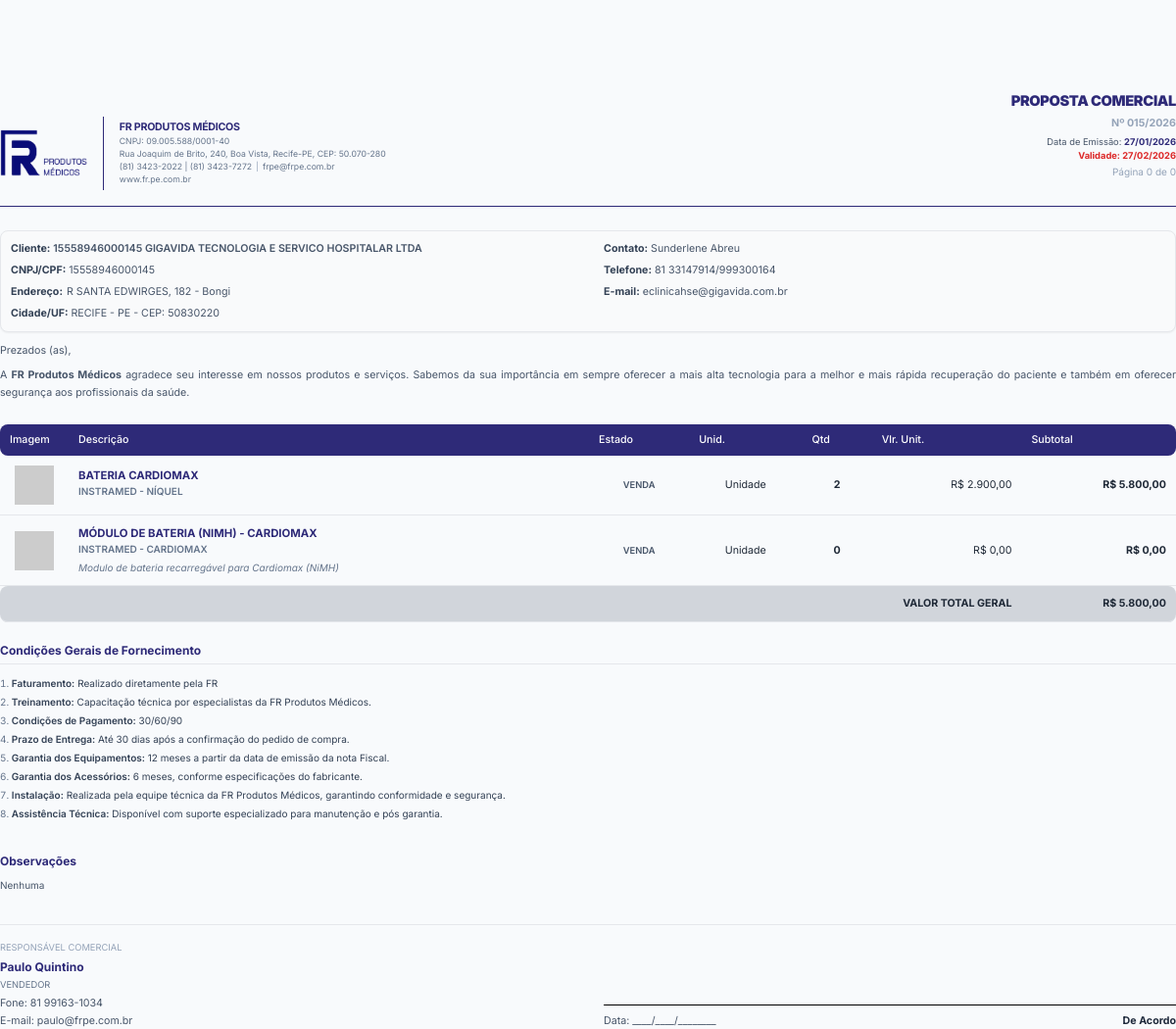
The app's page /imprimir_proposta.php?id=133 (signed in) with its own data.
### tables this page shows
CREATE TABLE `propostas` (
  `id` int(11) NOT NULL,
  `numero_proposta` varchar(20) DEFAULT NULL,
  `oportunidade_id` int(11) DEFAULT NULL,
  `cliente_pf_id` int(11) DEFAULT NULL,
  `organizacao_id` int(11) DEFAULT NULL,
  `contato_id` int(11) DEFAULT NULL,
  `usuario_id` int(11) DEFAULT NULL,
  `valor_total` decimal(20,2) NOT NULL DEFAULT 0.00,
  `status` varchar(50) NOT NULL DEFAULT 'Rascunho',
  `motivo_status` text DEFAULT NULL,
  `data_validade` date DEFAULT NULL,
  `faturamento` text DEFAULT NULL,
  `treinamento` text DEFAULT NULL,
  `condicoes_pagamento` text DEFAULT NULL,
  `prazo_entrega` text DEFAULT NULL,
  `garantia_equipamentos` text DEFAULT NULL,
  `garantia_acessorios` text DEFAULT NULL,
  `instalacao` text DEFAULT NULL,
  `assistencia_tecnica` text DEFAULT NULL,
  `observacoes` text DEFAULT NULL,
  `assinatura_url` varchar(512) DEFAULT NULL,
  `data_criacao` timestamp NOT NULL DEFAULT current_timestamp(),
  `atualizado_por_id` int(11) DEFAULT NULL
);

CREATE TABLE `organizacoes` (
  `id` int(11) NOT NULL,
  `nome_fantasia` varchar(255) NOT NULL,
  `razao_social` varchar(255) DEFAULT NULL,
  `cnpj` varchar(20) DEFAULT NULL,
  `cep` varchar(10) DEFAULT NULL,
  `logradouro` varchar(255) DEFAULT NULL,
  `numero` varchar(20) DEFAULT NULL,
  `complemento` varchar(100) DEFAULT NULL,
  `bairro` varchar(100) DEFAULT NULL,
  `cidade` varchar(100) DEFAULT NULL,
  `estado` varchar(2) DEFAULT NULL,
  `data_criacao` timestamp NOT NULL DEFAULT current_timestamp()
);

CREATE TABLE `contatos` (
  `id` int(11) NOT NULL,
  `organizacao_id` int(11) NOT NULL,
  `nome` varchar(255) NOT NULL,
  `cargo` varchar(255) DEFAULT NULL,
  `setor` varchar(100) DEFAULT NULL,
  `email` varchar(255) DEFAULT NULL,
  `telefone` varchar(50) DEFAULT NULL,
  `data_criacao` timestamp NOT NULL DEFAULT current_timestamp()
);

CREATE TABLE `proposta_itens` (
  `id` int(11) NOT NULL,
  `proposta_id` int(11) NOT NULL,
  `produto_id` int(11) DEFAULT NULL,
  `descricao` varchar(255) NOT NULL COMMENT 'Descrição personalizada no momento da proposta',
  `descricao_detalhada` text DEFAULT NULL,
  `fabricante` varchar(255) DEFAULT NULL,
  `modelo` varchar(255) DEFAULT NULL,
  `imagem_url` varchar(512) DEFAULT NULL,
  `quantidade` int(11) NOT NULL,
  `valor_unitario` decimal(20,2) NOT NULL COMMENT 'Valor personalizado no momento da proposta',
  `status` enum('VENDA','LOCAÇÃO') DEFAULT 'VENDA',
  `unidade_medida` varchar(50) DEFAULT NULL,
  `parametros` longtext DEFAULT NULL COMMENT 'Armazena os parâmetros do produto no momento da criação da proposta' CHECK (json_valid(`parametros`)),
  `meses_locacao` int(11) DEFAULT 1,
  `meses` int(11) DEFAULT 1
);

CREATE TABLE `usuarios` (
  `id` int(11) NOT NULL,
  `nome` varchar(255) NOT NULL,
  `email` varchar(255) NOT NULL,
  `telefone` varchar(255) DEFAULT NULL,
  `senha` varchar(255) NOT NULL,
  `role` enum('Gestor','Comercial','Vendedor','Especialista','Analista','Representante','Marketing') NOT NULL,
  `status` enum('Ativo','Inativo') NOT NULL DEFAULT 'Ativo',
  `data_criacao` timestamp NOT NULL DEFAULT current_timestamp()
);

### imprimir_proposta.php (the view, shortened to what the rows shown need)
<?php
$proposal_id = (int)$_GET['id'];
$proposal = null;
try {
    $database = new Database();
    $pdo = $database->getConnection();
    $proposal_stmt = $pdo->prepare("
        SELECT p.*,
               o.nome_fantasia as organizacao_nome, o.razao_social, o.cnpj, o.logradouro, o.numero as org_numero, o.complemento as org_complemento, o.bairro as org_bairro, o.cidade as org_cidade, o.estado as org_estado, o.cep as org_cep,
               pf.nome as cliente_pf_nome, pf.cpf,
               ct.nome as contato_nome, ct.email as contato_email, ct.telefone as contato_telefone,
               u.nome as vendedor_nome, u.role as vendedor_role, u.email as vendedor_email, u.telefone as vendedor_telefone
        FROM propostas p
        LEFT JOIN organizacoes o ON p.organizacao_id = o.id
        LEFT JOIN clientes_pf pf ON p.cliente_pf_id = pf.id
        LEFT JOIN contatos ct ON p.contato_id = ct.id
        LEFT JOIN usuarios u ON p.usuario_id = u.id
        WHERE p.id = ?");
    $proposal_stmt->execute([$proposal_id]);
    $proposal = $proposal_stmt->fetch(PDO::FETCH_ASSOC);
    if ($proposal) {
        $items_stmt = $pdo->prepare("SELECT * FROM proposta_itens WHERE proposta_id = ?");
        $items_stmt->execute([$proposal_id]);
        $items = $items_stmt->fetchAll(PDO::FETCH_ASSOC);
        $proposal['items'] = $items;
    }
} catch (Exception $e) {
    die('Erro ao conectar-se à base de dados: ' . $e->getMessage());
}
function format_currency($value) {
    return 'R$ ' . number_format($value, 2, ',', '.');
}
function format_date($value, $format = 'd/m/Y') {
    try {
        $date = new DateTime($value, new DateTimeZone('America/Recife'));
        return $date->format($format);
    } catch (Exception $e) {
        return 'Data Inválida';
    }
}
?>
<!DOCTYPE html>
<html lang="pt-BR">
<head>
    <script src="https://cdn.tailwindcss.com"></script>
</head>
<body>
    <div id="content">
        <header class="running-header border-b border-[#2e2a78] pb-4">
            <div class="text-right mb-2">
                 <h1 class="text-[11pt] font-black text-[#2e2a78] uppercase leading-none tracking-tight">PROPOSTA COMERCIAL</h1>
            </div>
            <div class="flex justify-between items-start">
                <div class="text-right flex flex-col pt-0.5">
                    <p class="text-[8pt] font-bold text-[#94a3b8] mb-1 leading-none">Nº <?php echo htmlspecialchars($proposal['numero_proposta']); ?></p>
                    <div class="text-[7pt] text-slate-600 leading-tight mt-1">
                        <p class="mb-0.5">Data de Emissão: <span class="font-bold text-[#2e2a78]"><?php echo format_date($proposal['data_criacao']); ?></span></p>
                        <p class="mb-0.5 font-bold text-red-600">Validade: <?php echo format_date($proposal['data_validade']); ?></p>
                        <p class="text-[#94a3b8] page-counter font-normal text-[7.5pt] mt-1"></p>
                    </div>
                </div>
            </div>
        </header>
        <div class="client-box grid grid-cols-2 gap-8 break-inside-avoid shadow-sm">
            <div class="space-y-1.5">
                <p><span class="font-bold text-slate-700">Cliente:</span> <span class="uppercase font-semibold text-slate-600"><?php echo htmlspecialchars($proposal['cnpj'] ?: $proposal['cpf']); ?> <?php echo htmlspecialchars($proposal['organizacao_nome'] ?: $proposal['cliente_pf_nome']); ?></span></p>
                <p><span class="font-bold text-slate-700">CNPJ/CPF:</span> <span class="text-slate-600"><?php echo htmlspecialchars($proposal['cnpj'] ?: $proposal['cpf']); ?></span></p>
                <p class="flex items-start gap-1">
                    <span class="font-bold text-slate-700 whitespace-nowrap">Endereço:</span>
                    <span class="text-slate-600"><?php echo htmlspecialchars($proposal['logradouro'] . ', ' . $proposal['org_numero'] . ($proposal['org_complemento'] ? ' (' . $proposal['org_complemento'] . ')' : '')); ?> - <?php echo htmlspecialchars($proposal['org_bairro']); ?></span>
                </p>
                <p><span class="font-bold text-slate-700">Cidade/UF:</span> <span class="uppercase text-slate-600"><?php echo htmlspecialchars($proposal['org_cidade'] . ' - ' . $proposal['org_estado']); ?> - CEP: <?php echo htmlspecialchars($proposal['org_cep']); ?></span></p>
            </div>
            <div class="space-y-1.5">
                <p><span class="font-bold text-slate-700">Contato:</span> <span class="text-slate-600"><?php echo htmlspecialchars($proposal['contato_nome'] ?: 'N/A'); ?></span></p>
                <p><span class="font-bold text-slate-700">Telefone:</span> <span class="text-slate-600"><?php echo htmlspecialchars($proposal['contato_telefone'] ?: 'N/A'); ?></span></p>
                <p><span class="font-bold text-slate-700">E-mail:</span> <span class="text-slate-600"><?php echo htmlspecialchars($proposal['contato_email'] ?: 'N/A'); ?></span></p>
            </div>
        </div>
        <table class="ref-table">
            <thead>
                <tr>
                    <th width="70">Imagem</th>
                    <th>Descrição</th>
                    <th class="text-center">Estado</th>
                    <th class="text-center">Unid.</th>
                    <th class="text-center">Qtd</th>
                    <th class="text-right">Vlr. Unit.</th>
                    <th class="text-right">Subtotal</th>
                </tr>
            </thead>
            <tbody>
                <?php foreach($proposal['items'] as $item):
                    $valor_unitario_base = (float) ($item['valor_unitario'] ?? 0);
                    $is_locacao = (strtoupper($item['status']) === 'LOCAÇÃO');
                    $meses_locacao = 1;
                    $quantidade = (int) ($item['quantidade'] ?? 1);
                    $unidade_medida = $is_locacao ? 'Mês' : ($item['unidade_medida'] ?: 'Unidade');
                ?>
                <tr class="break-inside-avoid">
                    <td class="text-center align-middle">
                        <img src="<?php echo htmlspecialchars($item['imagem_url'] ?: 'https://placehold.co/40x40/e2e8f0/64748b?text=IMG'); ?>" class="w-10 h-10 object-contain mx-auto" onerror="this.onerror=null;this.src='https://placehold.co/40x40/e2e8f0/64748b?text=IMG'">
                    </td>
                    <td>
                        <div class="font-bold text-[#2e2a78] uppercase text-[8.5pt]"><?php echo htmlspecialchars($item['descricao']); ?></div>
                        <div class="text-[7.5pt] uppercase text-slate-500 font-semibold"><?php echo htmlspecialchars($item['fabricante'] . ' - ' . $item['modelo']); ?></div>
                        <div class="text-[7.5pt] text-slate-500 italic mt-1">
                            <?php echo nl2br(htmlspecialchars($item['descricao_detalhada'])); ?>
                        </div>
                    </td>
                    <td class="text-center">
                        <div class="text-[7pt] font-semibold text-slate-600 uppercase"><?php echo $is_locacao ? 'LOCAÇÃO' : 'VENDA'; ?></div>
                    </td>
                    <td class="text-center"><?php echo htmlspecialchars($unidade_medida); ?></td>
                    <td class="text-center font-bold text-slate-700"><?php echo htmlspecialchars($quantidade); ?></td>
                    <td class="text-right whitespace-nowrap text-slate-600"><?php echo format_currency($valor_unitario_base); ?></td>
                    <td class="text-right font-bold text-slate-600 whitespace-nowrap"><?php echo format_currency($valor_unitario_base * $quantidade * ($is_locacao ? $meses_locacao : 1)); ?></td>
                </tr>
                <?php endforeach; ?>
            </tbody>
        </table>
        <div class="mb-8 text-[7.5pt] text-slate-700 break-inside-avoid">
            <ol class="list-decimal list-inside space-y-1 marker:text-slate-500">
                <li><span class="font-semibold">Faturamento:</span> <?php echo htmlspecialchars($proposal['faturamento'] ?: '-'); ?></li>
                <li><span class="font-semibold">Treinamento:</span> <?php echo htmlspecialchars($proposal['treinamento'] ?: '-'); ?></li>
                <li><span class="font-semibold">Condições de Pagamento:</span> <?php echo htmlspecialchars($proposal['condicoes_pagamento'] ?: '-'); ?></li>
                <li><span class="font-semibold">Prazo de Entrega:</span> <?php echo htmlspecialchars($proposal['prazo_entrega'] ?: '-'); ?></li>
                <li><span class="font-semibold">Garantia dos Equipamentos:</span> <?php echo htmlspecialchars($proposal['garantia_equipamentos'] ?: '-'); ?></li>
                <li><span class="font-semibold">Garantia dos Acessórios:</span> <?php echo htmlspecialchars($proposal['garantia_acessorios'] ?: '-'); ?></li>
                <li><span class="font-semibold">Instalação:</span> <?php echo htmlspecialchars($proposal['instalacao'] ?: '-'); ?></li>
                <li><span class="font-semibold">Assistência Técnica:</span> <?php echo htmlspecialchars($proposal['assistencia_tecnica'] ?: '-'); ?></li>
            </ol>
        </div>
        <?php if (!empty($proposal['observacoes'])): ?>
            <div class="mb-8 text-[7.5pt] break-inside-avoid">
                <h3 class="font-bold text-[#2e2a78] text-[9pt] mb-2">Observações</h3>
                <p class="text-slate-600"><?php echo nl2br(htmlspecialchars($proposal['observacoes'])); ?></p>
            </div>
        <?php endif; ?>
        <div class="break-inside-avoid mt-8 pt-4 border-t border-gray-200">
            <div class="grid grid-cols-2 gap-8 text-[8pt]">
                <div>
                    <p class="text-[7pt] text-slate-400 uppercase mb-1">Responsável Comercial</p>
                    <p class="font-bold text-[#2e2a78] text-[9pt] mb-0.5"><?php echo htmlspecialchars($proposal['vendedor_nome']); ?></p>
                    <p class="uppercase text-slate-500 text-[7pt] mb-1"><?php echo htmlspecialchars($proposal['vendedor_role']); ?></p>
                    <p class="text-slate-600 mb-0.5">Fone: <?php echo htmlspecialchars($proposal['vendedor_telefone']); ?></p>
                    <p class="text-slate-600">E-mail: <?php echo htmlspecialchars($proposal['vendedor_email']); ?></p>
                </div>
            </div>
        </div>
    </div>
</body>
</html>

### records on screen
propostas: numero_proposta "015/2026", data_criacao "27/01/2026", data_validade "27/02/2026", organizacoes.cnpj "15558946000145", organizacoes.nome_fantasia "GIGAVIDA TECNOLOGIA E SERVICO HOSPITALAR LTDA", organizacoes.logradouro+numero+complemento "R SANTA EDWIRGES, 182", organizacoes.bairro "Bongi", organizacoes.cidade+estado "RECIFE - PE", organizacoes.cep "50830220", contato.nome "Sunderlene Abreu", contato.telefone "81 33147914/999300164", contato.email "eclinicahse@gigavida.com.br", faturamento "Realizado diretamente pela FR", treinamento "Capacitação técnica por especialistas da FR Produtos Médicos.", condicoes_pagamento "30/60/90", prazo_entrega "Até 30 dias após a confirmação do pedido de compra.", garantia_equipamentos "12 meses a partir da data de emissão da nota Fiscal.", garantia_acessorios "6 meses, conforme especificações do fabricante.", instalacao "Realizada pela equipe técnica da FR Produtos Médicos, garantindo conformidade e segurança.", assistencia_tecnica "Disponível com suporte especializado para manutenção e pós garantia.", observacoes "Nenhuma", atualizado_por.nome "Paulo Quintino", atualizado_por.role "VENDEDOR", atualizado_por.telefone "81 99163-1034", atualizado_por.email "paulo@frpe.com.br"
proposta_itens: descricao "BATERIA CARDIOMAX", fabricante+modelo "INSTRAMED - NÍQUEL", shows "VENDA", unidade_medida "Unidade", quantidade "2", valor_unitario "R$ 2.900,00", format_currency($valor_unitario_base * $quantidade * ($is_locacao ? $meses_locacao : 1)) "R$ 5.800,00"
proposta_itens: descricao "MÓDULO DE BATERIA (NIMH) - CARDIOMAX", fabricante+modelo "INSTRAMED - CARDIOMAX", descricao_detalhada "Modulo de bateria recarregável para Cardiomax (NiMH)", shows "VENDA", unidade_medida "Unidade", quantidade "0", valor_unitario "R$ 0,00", format_currency($valor_unitario_base * $quantidade * ($is_locacao ? $meses_locacao : 1)) "R$ 0,00"

### other values on screen
$company_info['name'] "FR PRODUTOS MÉDICOS"
$company_info['cnpj'] "09.005.588/0001-40"
$company_info['address'] "Rua Joaquim de Brito, 240, Boa Vista, Recife-PE, CEP: 50.070-280"
$company_info['phone'] "(81) 3423-2022 | (81) 3423-7272"
$company_info['email'] "frpe@frpe.com.br"
$company_info['site'] "www.fr.pe.com.br"
format_currency($total_geral) "R$ 5.800,00"
